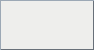
<?xml version="1.0" encoding="UTF-8"?>
<ui version="4.0">
 <class>CellView</class>
 <widget class="QWidget" name="CellView">
  <property name="geometry">
   <rect>
    <x>0</x>
    <y>0</y>
    <width>94</width>
    <height>50</height>
   </rect>
  </property>
  <property name="sizePolicy">
   <sizepolicy hsizetype="Fixed" vsizetype="Fixed">
    <horstretch>0</horstretch>
    <verstretch>0</verstretch>
   </sizepolicy>
  </property>
  <property name="minimumSize">
   <size>
    <width>50</width>
    <height>50</height>
   </size>
  </property>
  <property name="maximumSize">
   <size>
    <width>94</width>
    <height>50</height>
   </size>
  </property>
  <property name="baseSize">
   <size>
    <width>50</width>
    <height>50</height>
   </size>
  </property>
  <property name="cursor">
   <cursorShape>CrossCursor</cursorShape>
  </property>
  <property name="mouseTracking">
   <bool>true</bool>
  </property>
  <property name="windowTitle">
   <string>Form</string>
  </property>
  <property name="layoutDirection">
   <enum>Qt::LeftToRight</enum>
  </property>
  <property name="styleSheet">
   <string notr="true">background-color: rgb(238, 238, 236);
border-style: outset;
border-width: 1px;
border-color: rgb(104, 112, 121);</string>
  </property>
  <layout class="QHBoxLayout" name="horizontalLayout">
   <property name="spacing">
    <number>0</number>
   </property>
   <property name="leftMargin">
    <number>0</number>
   </property>
   <property name="topMargin">
    <number>0</number>
   </property>
   <property name="rightMargin">
    <number>0</number>
   </property>
   <property name="bottomMargin">
    <number>0</number>
   </property>
   <item>
    <widget class="QLabel" name="CellIcon">
     <property name="sizePolicy">
      <sizepolicy hsizetype="Expanding" vsizetype="Expanding">
       <horstretch>0</horstretch>
       <verstretch>0</verstretch>
      </sizepolicy>
     </property>
     <property name="text">
      <string/>
     </property>
    </widget>
   </item>
  </layout>
 </widget>
 <resources/>
 <connections/>
</ui>
